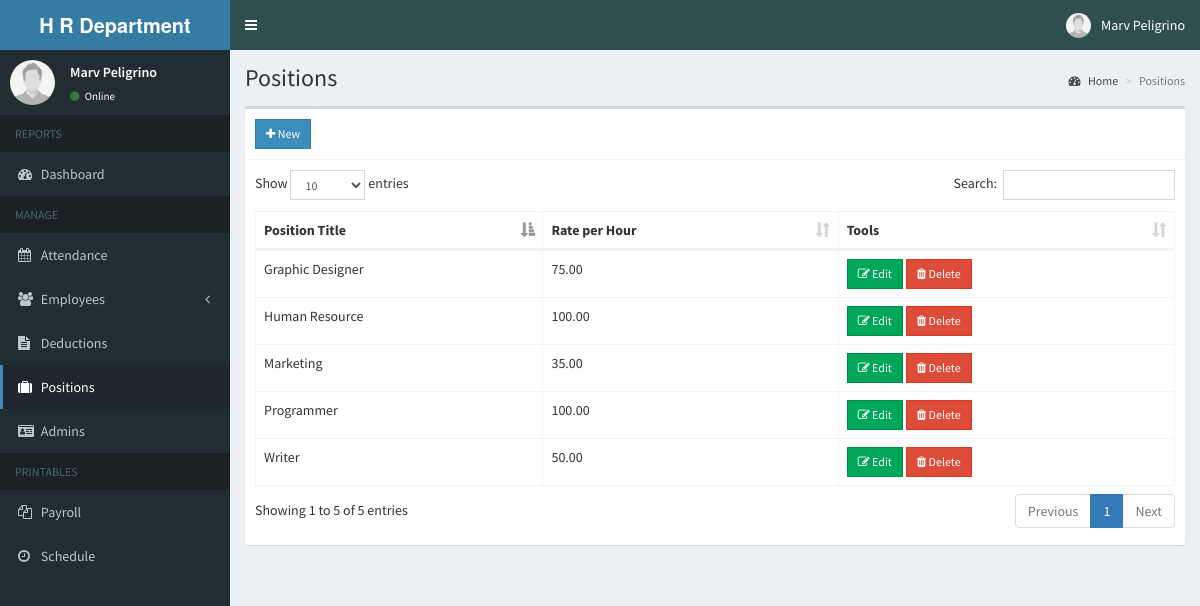
The page /admin/position.php (signed in) on the database its author committed.
### tables this page shows
CREATE TABLE `position` (
  `id` int(11) NOT NULL,
  `description` varchar(150) NOT NULL,
  `rate` double NOT NULL
);

### admin/includes/session.php (called while the page is built, shortened)
<?php
	include 'includes/conn.php';
	$sql = "SELECT * FROM admin WHERE id = '".$_SESSION['admin']."'";
	$query = $conn->query($sql);
	$user = $query->fetch_assoc();
?>

### admin/position.php (the view, shortened to what this page needs)
<?php include 'includes/session.php'; ?>
<?php include 'includes/header.php'; ?>
<body class="hold-transition skin-blue sidebar-mini">
<div class="wrapper">
  <?php include 'includes/navbar.php'; ?>
  <?php include 'includes/menubar.php'; ?>
  <div class="content-wrapper">
    <section class="content-header">
      <h1>
        Positions
      </h1>
      <ol class="breadcrumb">
        <li><a href="#"><i class="fa fa-dashboard"></i> Home</a></li>
        <li class="active">Positions</li>
      </ol>
    </section>
    <section class="content">
      <div class="row">
        <div class="col-xs-12">
          <div class="box">
            <div class="box-header with-border">
              <a href="#addnew" data-toggle="modal" class="btn btn-primary btn-sm btn-flat"><i class="fa fa-plus"></i> New</a>
            </div>
            <div class="box-body">
              <table id="example1" class="table table-bordered">
                <thead>
                  <th>Position Title</th>
                  <th>Rate per Hour</th>
                  <th>Tools</th>
                </thead>
                <tbody>
                  <?php
                    $sql = "SELECT * FROM position";
                    $query = $conn->query($sql);
                    while($row = $query->fetch_assoc()){
                      echo "
                        <tr>
                          <td>".$row['description']."</td>
                          <td>".number_format($row['rate'], 2)."</td>
                          <td>
                            <button class='btn btn-success btn-sm edit btn-flat' data-id='".$row['id']."'><i class='fa fa-edit'></i> Edit</button>
                            <button class='btn btn-danger btn-sm delete btn-flat' data-id='".$row['id']."'><i class='fa fa-trash'></i> Delete</button>
                          </td>
                        </tr>
                      ";
                    }
                  ?>
                </tbody>
              </table>
            </div>
          </div>
        </div>
      </div>
    </section>
  </div>
</div>
</body>
</html>

### admin/includes/navbar.php (shortened to what this page needs)
<header class="main-header">
    <a href="home.php" class="logo">
      <span class="logo-lg"><b>H</b><b> R Department</b></span>
    </a>
    <nav class="navbar navbar-static-top">
      <a href="#" class="sidebar-toggle" data-toggle="push-menu" role="button">
      </a>
      <div class="navbar-custom-menu">
        <ul class="nav navbar-nav">
          <li class="dropdown user user-menu">
            <a href="#" class="dropdown-toggle" data-toggle="dropdown">
              <img src="<?php echo (!empty($user['photo'])) ? '../images/'.$user['photo'] : '../images/profile.jpg'; ?>" class="user-image" alt="User Image">
              <span class="hidden-xs"><?php echo $user['firstname'].' '.$user['lastname']; ?></span>
            </a>
          </li>
        </ul>
      </div>
    </nav>
  </header>

### admin/includes/menubar.php (shortened to what this page needs)
<aside class="main-sidebar">
  <section class="sidebar">
    <div class="user-panel">
      <div class="pull-left image">
        <img src="<?php echo (!empty($user['photo'])) ? '../images/' . $user['photo'] : '../images/profile.jpg'; ?>" class="img-circle" alt="User Image">
      </div>
      <div class="pull-left info">
        <p><?php echo $user['firstname'] . ' ' . $user['lastname']; ?></p>
        <a><i class="fa fa-circle text-success"></i> Online</a>
      </div>
    </div>
    <ul class="sidebar-menu" data-widget="tree">
      <li class="header">REPORTS</li>
      <li class=""><a href="home.php"><i class="fa fa-dashboard"></i> <span>Dashboard</span></a></li>
      <li class="header">MANAGE</li>
      <li><a href="attendance.php"><i class="fa fa-calendar"></i> <span>Attendance</span></a></li>
      <li class="treeview">
        <a href="#">
          <i class="fa fa-users"></i>
          <span>Employees</span>
          <span class="pull-right-container">
            <i class="fa fa-angle-left pull-right"></i>
          </span>
        </a>
      </li>
      <li><a href="deduction.php"><i class="fa fa-file-text"></i> Deductions</a></li>
      <li><a href="position.php"><i class="fa fa-suitcase"></i> Positions</a></li>
      <li><a href="admin.php"><i class="fa fa-id-card"></i> Admins</a></li>
      <li class="header">PRINTABLES</li>
      <li><a href="payroll.php"><i class="fa fa-files-o"></i> <span>Payroll</span></a></li>
      <li><a href="schedule_employee.php"><i class="fa fa-clock-o"></i> <span>Schedule</span></a></li>
    </ul>
  </section>
</aside>

### rows shown on the page
position: description "Programmer", rate "100.00"
position: description "Writer", rate "50.00"
position: description "Marketing", rate "35.00"
position: description "Graphic Designer", rate "75.00"
position: description "Human Resource", rate "100.00"

### other values the page prints
$user['firstname'] "Marv"
$user['lastname'] "Peligrino"
